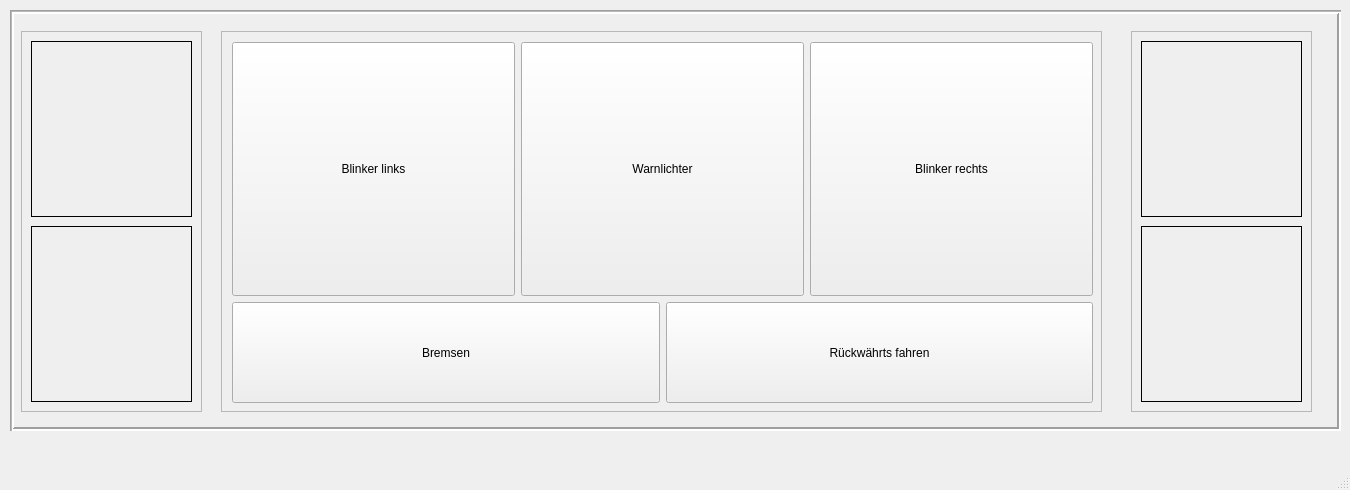
<?xml version="1.0" encoding="UTF-8"?>
<ui version="4.0">
 <class>MainWindow</class>
 <widget class="QMainWindow" name="MainWindow">
  <property name="geometry">
   <rect>
    <x>0</x>
    <y>0</y>
    <width>1350</width>
    <height>490</height>
   </rect>
  </property>
  <property name="sizePolicy">
   <sizepolicy hsizetype="Fixed" vsizetype="Fixed">
    <horstretch>0</horstretch>
    <verstretch>0</verstretch>
   </sizepolicy>
  </property>
  <property name="windowTitle">
   <string>MainWindow</string>
  </property>
  <property name="toolButtonStyle">
   <enum>Qt::ToolButtonIconOnly</enum>
  </property>
  <property name="tabShape">
   <enum>QTabWidget::Triangular</enum>
  </property>
  <widget class="QWidget" name="centralwidget">
   <widget class="QFrame" name="frame">
    <property name="geometry">
     <rect>
      <x>10</x>
      <y>10</y>
      <width>1331</width>
      <height>421</height>
     </rect>
    </property>
    <property name="frameShape">
     <enum>QFrame::Box</enum>
    </property>
    <property name="frameShadow">
     <enum>QFrame::Sunken</enum>
    </property>
    <property name="lineWidth">
     <number>2</number>
    </property>
    <widget class="QFrame" name="bottom_IO">
     <property name="geometry">
      <rect>
       <x>1</x>
       <y>1</y>
       <width>1331</width>
       <height>421</height>
      </rect>
     </property>
     <property name="frameShape">
      <enum>QFrame::StyledPanel</enum>
     </property>
     <property name="frameShadow">
      <enum>QFrame::Sunken</enum>
     </property>
     <widget class="QFrame" name="l_lichter">
      <property name="geometry">
       <rect>
        <x>10</x>
        <y>20</y>
        <width>181</width>
        <height>381</height>
       </rect>
      </property>
      <property name="sizePolicy">
       <sizepolicy hsizetype="Fixed" vsizetype="Fixed">
        <horstretch>0</horstretch>
        <verstretch>0</verstretch>
       </sizepolicy>
      </property>
      <property name="minimumSize">
       <size>
        <width>180</width>
        <height>360</height>
       </size>
      </property>
      <property name="frameShape">
       <enum>QFrame::StyledPanel</enum>
      </property>
      <property name="frameShadow">
       <enum>QFrame::Raised</enum>
      </property>
      <layout class="QHBoxLayout" name="horizontalLayout">
       <property name="spacing">
        <number>0</number>
       </property>
       <property name="sizeConstraint">
        <enum>QLayout::SetNoConstraint</enum>
       </property>
       <property name="bottomMargin">
        <number>9</number>
       </property>
       <item>
        <layout class="QVBoxLayout" name="verticalLayout">
         <property name="spacing">
          <number>9</number>
         </property>
         <property name="sizeConstraint">
          <enum>QLayout::SetNoConstraint</enum>
         </property>
         <item>
          <widget class="QLabel" name="l_v">
           <property name="frameShape">
            <enum>QFrame::Box</enum>
           </property>
           <property name="lineWidth">
            <number>1</number>
           </property>
           <property name="text">
            <string/>
           </property>
          </widget>
         </item>
         <item>
          <widget class="QLabel" name="l_h">
           <property name="frameShape">
            <enum>QFrame::Box</enum>
           </property>
           <property name="lineWidth">
            <number>1</number>
           </property>
           <property name="text">
            <string/>
           </property>
          </widget>
         </item>
        </layout>
       </item>
      </layout>
     </widget>
     <widget class="QFrame" name="IO_button">
      <property name="geometry">
       <rect>
        <x>210</x>
        <y>20</y>
        <width>881</width>
        <height>381</height>
       </rect>
      </property>
      <property name="sizePolicy">
       <sizepolicy hsizetype="Fixed" vsizetype="Fixed">
        <horstretch>0</horstretch>
        <verstretch>0</verstretch>
       </sizepolicy>
      </property>
      <property name="minimumSize">
       <size>
        <width>451</width>
        <height>380</height>
       </size>
      </property>
      <property name="frameShape">
       <enum>QFrame::StyledPanel</enum>
      </property>
      <property name="frameShadow">
       <enum>QFrame::Raised</enum>
      </property>
      <widget class="QWidget" name="">
       <property name="geometry">
        <rect>
         <x>11</x>
         <y>11</y>
         <width>861</width>
         <height>361</height>
        </rect>
       </property>
       <layout class="QVBoxLayout" name="blinker_heck" stretch="10,4">
        <property name="sizeConstraint">
         <enum>QLayout::SetNoConstraint</enum>
        </property>
        <item>
         <layout class="QHBoxLayout" name="blinker">
          <property name="sizeConstraint">
           <enum>QLayout::SetMinimumSize</enum>
          </property>
          <item>
           <widget class="QPushButton" name="l_binker">
            <property name="sizePolicy">
             <sizepolicy hsizetype="Minimum" vsizetype="Minimum">
              <horstretch>0</horstretch>
              <verstretch>0</verstretch>
             </sizepolicy>
            </property>
            <property name="text">
             <string>Blinker links</string>
            </property>
           </widget>
          </item>
          <item>
           <widget class="QPushButton" name="warnblink">
            <property name="sizePolicy">
             <sizepolicy hsizetype="Minimum" vsizetype="Minimum">
              <horstretch>0</horstretch>
              <verstretch>0</verstretch>
             </sizepolicy>
            </property>
            <property name="text">
             <string>Warnlichter</string>
            </property>
           </widget>
          </item>
          <item>
           <widget class="QPushButton" name="r_blinker">
            <property name="sizePolicy">
             <sizepolicy hsizetype="Minimum" vsizetype="Minimum">
              <horstretch>0</horstretch>
              <verstretch>0</verstretch>
             </sizepolicy>
            </property>
            <property name="text">
             <string>Blinker rechts</string>
            </property>
           </widget>
          </item>
         </layout>
        </item>
        <item>
         <layout class="QHBoxLayout" name="heck">
          <property name="sizeConstraint">
           <enum>QLayout::SetNoConstraint</enum>
          </property>
          <property name="topMargin">
           <number>0</number>
          </property>
          <item>
           <widget class="QPushButton" name="bremsen">
            <property name="sizePolicy">
             <sizepolicy hsizetype="Minimum" vsizetype="Minimum">
              <horstretch>0</horstretch>
              <verstretch>0</verstretch>
             </sizepolicy>
            </property>
            <property name="text">
             <string>Bremsen</string>
            </property>
           </widget>
          </item>
          <item>
           <widget class="QPushButton" name="ruckwarts">
            <property name="sizePolicy">
             <sizepolicy hsizetype="Minimum" vsizetype="Preferred">
              <horstretch>0</horstretch>
              <verstretch>0</verstretch>
             </sizepolicy>
            </property>
            <property name="text">
             <string>Rückwährts fahren</string>
            </property>
           </widget>
          </item>
         </layout>
        </item>
       </layout>
      </widget>
     </widget>
     <widget class="QFrame" name="r_lichter">
      <property name="geometry">
       <rect>
        <x>1120</x>
        <y>20</y>
        <width>181</width>
        <height>381</height>
       </rect>
      </property>
      <property name="sizePolicy">
       <sizepolicy hsizetype="Fixed" vsizetype="Fixed">
        <horstretch>0</horstretch>
        <verstretch>0</verstretch>
       </sizepolicy>
      </property>
      <property name="minimumSize">
       <size>
        <width>180</width>
        <height>360</height>
       </size>
      </property>
      <property name="frameShape">
       <enum>QFrame::StyledPanel</enum>
      </property>
      <property name="frameShadow">
       <enum>QFrame::Raised</enum>
      </property>
      <layout class="QGridLayout" name="gridLayout_2">
       <item row="0" column="0">
        <layout class="QVBoxLayout" name="verticalLayout_2">
         <property name="spacing">
          <number>9</number>
         </property>
         <item>
          <widget class="QLabel" name="r_v">
           <property name="frameShape">
            <enum>QFrame::Box</enum>
           </property>
           <property name="lineWidth">
            <number>1</number>
           </property>
           <property name="text">
            <string/>
           </property>
          </widget>
         </item>
         <item>
          <widget class="QLabel" name="r_h">
           <property name="frameShape">
            <enum>QFrame::Box</enum>
           </property>
           <property name="lineWidth">
            <number>1</number>
           </property>
           <property name="text">
            <string/>
           </property>
          </widget>
         </item>
        </layout>
       </item>
      </layout>
     </widget>
    </widget>
   </widget>
  </widget>
  <widget class="QMenuBar" name="menubar">
   <property name="geometry">
    <rect>
     <x>0</x>
     <y>0</y>
     <width>1350</width>
     <height>21</height>
    </rect>
   </property>
  </widget>
  <widget class="QStatusBar" name="statusbar"/>
 </widget>
 <resources/>
 <connections/>
</ui>
